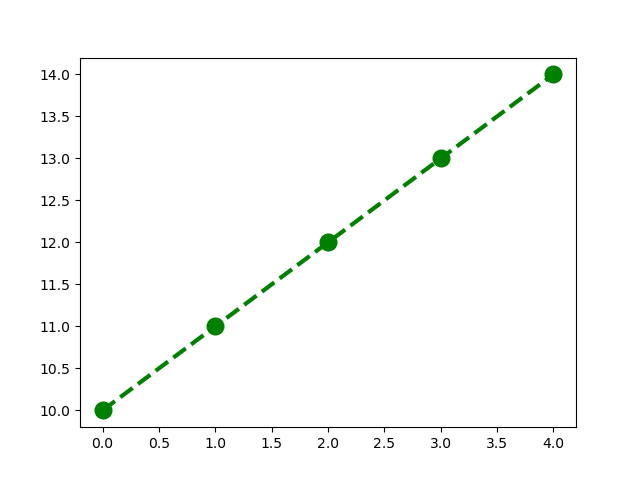

Write the Python code that produced this figure.
""" p5_8.py """

import matplotlib.pyplot as plt

pt_x = [0, 1, 2, 3, 4]
pt_y = [10, 11, 12, 13, 14]

fig, ax = plt.subplots()
ax.plot(pt_x, pt_y, color='green', marker='o', \
         linestyle='dashed',linewidth=3, markersize=12)
# plt.show()
plt.savefig("p5_8.png")
